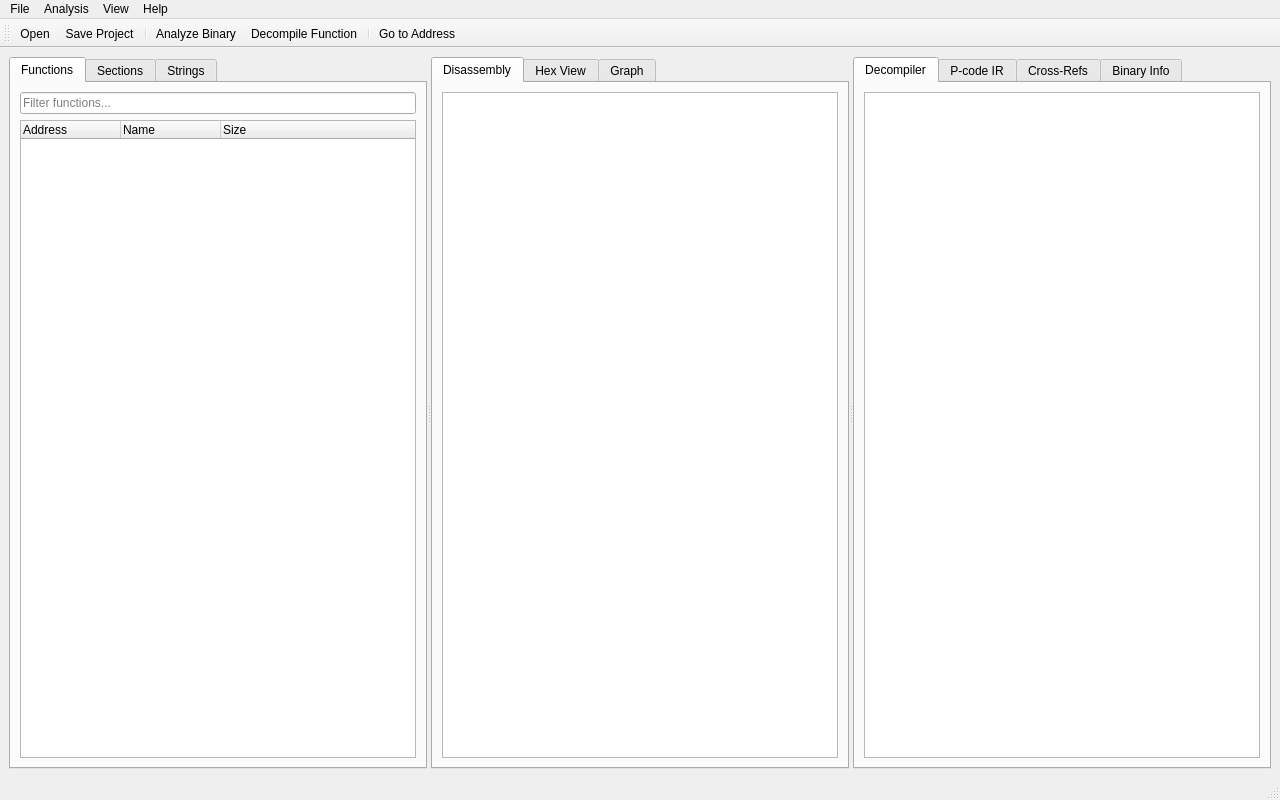
<?xml version="1.0" encoding="UTF-8"?>
<ui version="4.0">
 <class>MainWindow</class>
 <widget class="QMainWindow" name="MainWindow">
  <property name="geometry">
   <rect>
    <x>0</x>
    <y>0</y>
    <width>1280</width>
    <height>800</height>
   </rect>
  </property>
  <property name="windowTitle">
   <string>VBDecompiler</string>
  </property>
  <widget class="QWidget" name="centralwidget">
   <layout class="QVBoxLayout" name="verticalLayout">
    <item>
     <widget class="QSplitter" name="mainSplitter">
      <property name="orientation">
       <enum>Qt::Horizontal</enum>
      </property>
      <widget class="QWidget" name="leftPanel">
       <layout class="QVBoxLayout" name="leftLayout">
        <item>
         <widget class="QTabWidget" name="leftTabs">
          <property name="currentIndex">
           <number>0</number>
          </property>
          <widget class="QWidget" name="functionsTab">
           <attribute name="title">
            <string>Functions</string>
           </attribute>
           <layout class="QVBoxLayout" name="functionsLayout">
            <item>
             <widget class="QLineEdit" name="functionFilter">
              <property name="placeholderText">
               <string>Filter functions...</string>
              </property>
             </widget>
            </item>
            <item>
             <widget class="QTreeWidget" name="functionList">
              <column>
               <property name="text">
                <string>Address</string>
               </property>
              </column>
              <column>
               <property name="text">
                <string>Name</string>
               </property>
              </column>
              <column>
               <property name="text">
                <string>Size</string>
               </property>
              </column>
             </widget>
            </item>
           </layout>
          </widget>
          <widget class="QWidget" name="sectionsTab">
           <attribute name="title">
            <string>Sections</string>
           </attribute>
           <layout class="QVBoxLayout" name="sectionsLayout">
            <item>
             <widget class="QTreeWidget" name="sectionsList">
              <column>
               <property name="text">
                <string>Name</string>
               </property>
              </column>
              <column>
               <property name="text">
                <string>Virtual Address</string>
               </property>
              </column>
              <column>
               <property name="text">
                <string>Size</string>
               </property>
              </column>
             </widget>
            </item>
           </layout>
          </widget>
          <widget class="QWidget" name="stringsTab">
           <attribute name="title">
            <string>Strings</string>
           </attribute>
           <layout class="QVBoxLayout" name="stringsLayout">
            <item>
             <widget class="QLineEdit" name="stringFilter">
              <property name="placeholderText">
               <string>Filter strings...</string>
              </property>
             </widget>
            </item>
            <item>
             <widget class="QListWidget" name="stringsList"/>
            </item>
           </layout>
          </widget>
         </widget>
        </item>
       </layout>
      </widget>
      <widget class="QWidget" name="centerPanel">
       <layout class="QVBoxLayout" name="centerLayout">
        <item>
         <widget class="QTabWidget" name="centerTabs">
          <property name="currentIndex">
           <number>0</number>
          </property>
          <widget class="QWidget" name="disassemblyTab">
           <attribute name="title">
            <string>Disassembly</string>
           </attribute>
           <layout class="QVBoxLayout" name="disasmLayout">
            <item>
             <widget class="QTextEdit" name="disassemblyView">
              <property name="font">
               <font>
                <family>Courier New</family>
                <pointsize>10</pointsize>
               </font>
              </property>
              <property name="readOnly">
               <bool>true</bool>
              </property>
             </widget>
            </item>
           </layout>
          </widget>
          <widget class="QWidget" name="hexTab">
           <attribute name="title">
            <string>Hex View</string>
           </attribute>
           <layout class="QVBoxLayout" name="hexLayout">
            <item>
             <widget class="QTextEdit" name="hexView">
              <property name="font">
               <font>
                <family>Courier New</family>
                <pointsize>10</pointsize>
               </font>
              </property>
              <property name="readOnly">
               <bool>true</bool>
              </property>
             </widget>
            </item>
           </layout>
          </widget>
          <widget class="QWidget" name="graphTab">
           <attribute name="title">
            <string>Graph</string>
           </attribute>
           <layout class="QVBoxLayout" name="graphLayout">
            <item>
             <widget class="QGraphicsView" name="cfgGraphView"/>
            </item>
           </layout>
          </widget>
         </widget>
        </item>
       </layout>
      </widget>
      <widget class="QWidget" name="rightPanel">
       <layout class="QVBoxLayout" name="rightLayout">
        <item>
         <widget class="QTabWidget" name="rightTabs">
          <property name="currentIndex">
           <number>0</number>
          </property>
          <widget class="QWidget" name="decompilerTab">
           <attribute name="title">
            <string>Decompiler</string>
           </attribute>
           <layout class="QVBoxLayout" name="decompilerLayout">
            <item>
             <widget class="QTextEdit" name="decompilerView">
              <property name="font">
               <font>
                <family>Courier New</family>
                <pointsize>10</pointsize>
               </font>
              </property>
              <property name="readOnly">
               <bool>true</bool>
              </property>
             </widget>
            </item>
           </layout>
          </widget>
          <widget class="QWidget" name="pcodeTab">
           <attribute name="title">
            <string>P-code IR</string>
           </attribute>
           <layout class="QVBoxLayout" name="pcodeLayout">
            <item>
             <widget class="QTextEdit" name="pcodeView">
              <property name="font">
               <font>
                <family>Courier New</family>
                <pointsize>10</pointsize>
               </font>
              </property>
              <property name="readOnly">
               <bool>true</bool>
              </property>
             </widget>
            </item>
           </layout>
          </widget>
          <widget class="QWidget" name="xrefsTab">
           <attribute name="title">
            <string>Cross-Refs</string>
           </attribute>
           <layout class="QVBoxLayout" name="xrefsLayout">
            <item>
             <widget class="QTreeWidget" name="xrefsList">
              <column>
               <property name="text">
                <string>From</string>
               </property>
              </column>
              <column>
               <property name="text">
                <string>To</string>
               </property>
              </column>
              <column>
               <property name="text">
                <string>Type</string>
               </property>
              </column>
             </widget>
            </item>
           </layout>
          </widget>
          <widget class="QWidget" name="infoTab">
           <attribute name="title">
            <string>Binary Info</string>
           </attribute>
           <layout class="QVBoxLayout" name="infoLayout">
            <item>
             <widget class="QTextEdit" name="binaryInfoView">
              <property name="readOnly">
               <bool>true</bool>
              </property>
             </widget>
            </item>
           </layout>
          </widget>
         </widget>
        </item>
       </layout>
      </widget>
     </widget>
    </item>
   </layout>
  </widget>
  <widget class="QMenuBar" name="menubar">
   <property name="geometry">
    <rect>
     <x>0</x>
     <y>0</y>
     <width>1280</width>
     <height>22</height>
    </rect>
   </property>
   <widget class="QMenu" name="menuFile">
    <property name="title">
     <string>File</string>
    </property>
    <addaction name="actionOpen"/>
    <addaction name="actionClose"/>
    <addaction name="separator"/>
    <addaction name="actionSaveProject"/>
    <addaction name="actionLoadProject"/>
    <addaction name="separator"/>
    <addaction name="actionExit"/>
   </widget>
   <widget class="QMenu" name="menuAnalysis">
    <property name="title">
     <string>Analysis</string>
    </property>
    <addaction name="actionAnalyze"/>
    <addaction name="actionDecompileFunction"/>
    <addaction name="separator"/>
    <addaction name="actionFindFunction"/>
    <addaction name="actionGotoAddress"/>
   </widget>
   <widget class="QMenu" name="menuView">
    <property name="title">
     <string>View</string>
    </property>
    <addaction name="actionShowFunctions"/>
    <addaction name="actionShowStrings"/>
    <addaction name="actionShowHex"/>
    <addaction name="actionShowGraph"/>
   </widget>
   <widget class="QMenu" name="menuHelp">
    <property name="title">
     <string>Help</string>
    </property>
    <addaction name="actionAbout"/>
    <addaction name="actionDocumentation"/>
   </widget>
   <addaction name="menuFile"/>
   <addaction name="menuAnalysis"/>
   <addaction name="menuView"/>
   <addaction name="menuHelp"/>
  </widget>
  <widget class="QStatusBar" name="statusbar"/>
  <widget class="QToolBar" name="toolBar">
   <property name="windowTitle">
    <string>toolBar</string>
   </property>
   <attribute name="toolBarArea">
    <enum>TopToolBarArea</enum>
   </attribute>
   <attribute name="toolBarBreak">
    <bool>false</bool>
   </attribute>
   <addaction name="actionOpen"/>
   <addaction name="actionSaveProject"/>
   <addaction name="separator"/>
   <addaction name="actionAnalyze"/>
   <addaction name="actionDecompileFunction"/>
   <addaction name="separator"/>
   <addaction name="actionGotoAddress"/>
  </widget>
  <action name="actionOpen">
   <property name="text">
    <string>Open...</string>
   </property>
   <property name="shortcut">
    <string>Ctrl+O</string>
   </property>
  </action>
  <action name="actionClose">
   <property name="text">
    <string>Close</string>
   </property>
  </action>
  <action name="actionSaveProject">
   <property name="text">
    <string>Save Project...</string>
   </property>
   <property name="shortcut">
    <string>Ctrl+S</string>
   </property>
  </action>
  <action name="actionLoadProject">
   <property name="text">
    <string>Load Project...</string>
   </property>
  </action>
  <action name="actionExit">
   <property name="text">
    <string>Exit</string>
   </property>
   <property name="shortcut">
    <string>Ctrl+Q</string>
   </property>
  </action>
  <action name="actionAnalyze">
   <property name="text">
    <string>Analyze Binary</string>
   </property>
   <property name="shortcut">
    <string>F5</string>
   </property>
  </action>
  <action name="actionDecompileFunction">
   <property name="text">
    <string>Decompile Function</string>
   </property>
   <property name="shortcut">
    <string>F3</string>
   </property>
  </action>
  <action name="actionFindFunction">
   <property name="text">
    <string>Find Function...</string>
   </property>
   <property name="shortcut">
    <string>Ctrl+F</string>
   </property>
  </action>
  <action name="actionGotoAddress">
   <property name="text">
    <string>Go to Address...</string>
   </property>
   <property name="shortcut">
    <string>G</string>
   </property>
  </action>
  <action name="actionShowFunctions">
   <property name="checkable">
    <bool>true</bool>
   </property>
   <property name="checked">
    <bool>true</bool>
   </property>
   <property name="text">
    <string>Functions Panel</string>
   </property>
  </action>
  <action name="actionShowStrings">
   <property name="checkable">
    <bool>true</bool>
   </property>
   <property name="checked">
    <bool>true</bool>
   </property>
   <property name="text">
    <string>Strings Panel</string>
   </property>
  </action>
  <action name="actionShowHex">
   <property name="checkable">
    <bool>true</bool>
   </property>
   <property name="text">
    <string>Hex View</string>
   </property>
  </action>
  <action name="actionShowGraph">
   <property name="checkable">
    <bool>true</bool>
   </property>
   <property name="text">
    <string>Control Flow Graph</string>
   </property>
  </action>
  <action name="actionAbout">
   <property name="text">
    <string>About VBDecompiler</string>
   </property>
  </action>
  <action name="actionDocumentation">
   <property name="text">
    <string>Documentation</string>
   </property>
   <property name="shortcut">
    <string>F1</string>
   </property>
  </action>
 </widget>
 <resources/>
 <connections/>
</ui>
